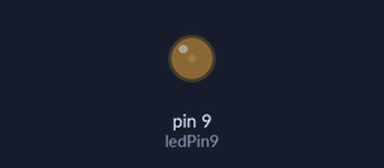
A sketch run on a simulated Arduino Uno, built with avr-gcc and run on an emulated ATmega328P. On the bench: output pins drawn as LEDs (lit = HIGH). What the sketch prints to the serial monitor is not drawn.

Above: at 0.05 s.
At 0.6 s:
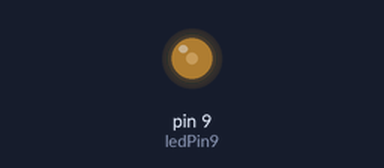
At 1.15 s:
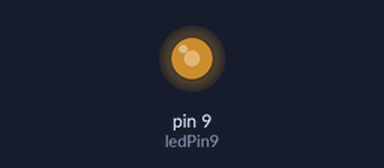
At 2.25 s:
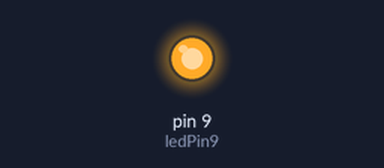
Timing chart, 0 to 5.9 s (numbered marks = the images above):
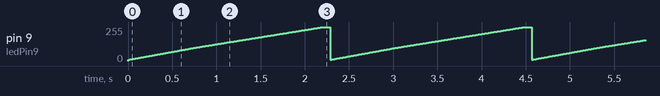

The sketch:

sketch_sep17d.ino
```cpp
const int ledPin9 = 9;
const int ledPin10 = 9;
const int ledPin11 = 9;

void setup() {
  // zet 9 tot 11 pin outputs
  pinMode(ledPin9, OUTPUT);
  pinMode(ledPin10, OUTPUT);
  pinMode(ledPin11, OUTPUT);
  Serial.begin(9600); // start seriele communicatie
}

void loop() {
  // loop langs alle (rgb led felheid en kleur) mogelijkheden / combinaties
  for (int i = 0; i <= 255; i++) { // eerste kleur
    analogWrite(ledPin9, i); // zet led kleur aan met felheid i
    for (int j = 0; j <= 255; j++) { // tweede kleur
      analogWrite(ledPin10, j); // zet led kleur aan met felheid j
      for (int k = 0; k <= 255; k++) { // derde kleur
        analogWrite(ledPin11, k); // zet led kleur aan met felheid k

        // laat rgb waardes zien op serial monitor
        Serial.print(i);
        Serial.print(" ");
        Serial.print(j);
        Serial.print(" ");
        Serial.println(k);
      }
    }
  }
}
```

Measured:
- by itself, pin 9 (ledPin9): ramps from 0/255 to 255/255 and jumps back, once every 2.5 s
